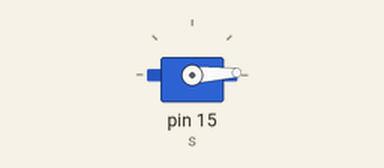
Simulated run of this sketch. Board: Arduino Uno, built with avr-gcc and run on an emulated ATmega328P. On the bench: servo.

Above: at 0.05 s.
At 0.9 s:
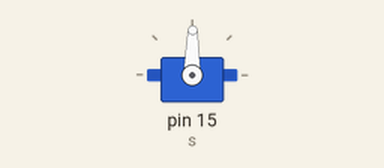
At 1.75 s:
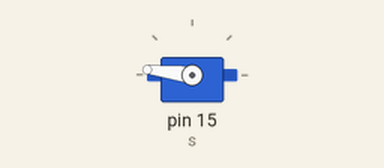
At 3.45 s:
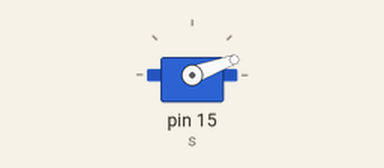
Timing chart, 0 to 8.4 s (numbered marks = the images above):
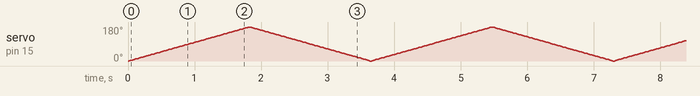

The sketch:

Sweep.ino
```cpp
/*
   Sweep.ino
   Sketch to control a servo.
   Created on 18 May 2020 by Aidan Sun

   Circuit: One standard 9g servo connected to D15 of the ATmega 40 Board
*/

#include <Servo.h> // Include the servo library for ATmega 40

Servo s;  // Create a servo object

void setup() {
  s.attach(15);  // Servo is connected to D15
}

void loop() {
  for (int i = 0; i < 181; i++) {
    // Increment angle from 0 to 180
    s.write(i);
    delay(10);
  }

  for (int i = 180; i > -1; i--) {
    // Decrement angle from 180 to 0
    s.write(i);
    delay(10);
  }
}
```
